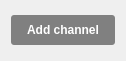
<?xml version="1.0" encoding="UTF-8"?>
<ui version="4.0">
 <class>MathPanel</class>
 <widget class="QWidget" name="MathPanel">
  <property name="enabled">
   <bool>true</bool>
  </property>
  <property name="geometry">
   <rect>
    <x>0</x>
    <y>0</y>
    <width>126</width>
    <height>61</height>
   </rect>
  </property>
  <property name="windowTitle">
   <string>Form</string>
  </property>
  <layout class="QVBoxLayout" name="verticalLayout">
   <item>
    <widget class="QPushButton" name="btnAddChannel">
     <property name="enabled">
      <bool>false</bool>
     </property>
     <property name="styleSheet">
      <string notr="true">QPushButton {
color: white;
background-color: #4a64ff;
font-family: &quot;monospace&quot;;
font-weight: bold;
height: 30px;
border-width: 0px;
border-radius: 3px;
min-width: 6em;
}
QPushButton:disabled {
background-color: gray;
color:white;

}
QPushButton:hover
{
	 background-color: #4a34ff;
}</string>
     </property>
     <property name="text">
      <string>Add channel</string>
     </property>
     <property name="flat">
      <bool>true</bool>
     </property>
    </widget>
   </item>
  </layout>
 </widget>
 <resources/>
 <connections/>
</ui>
